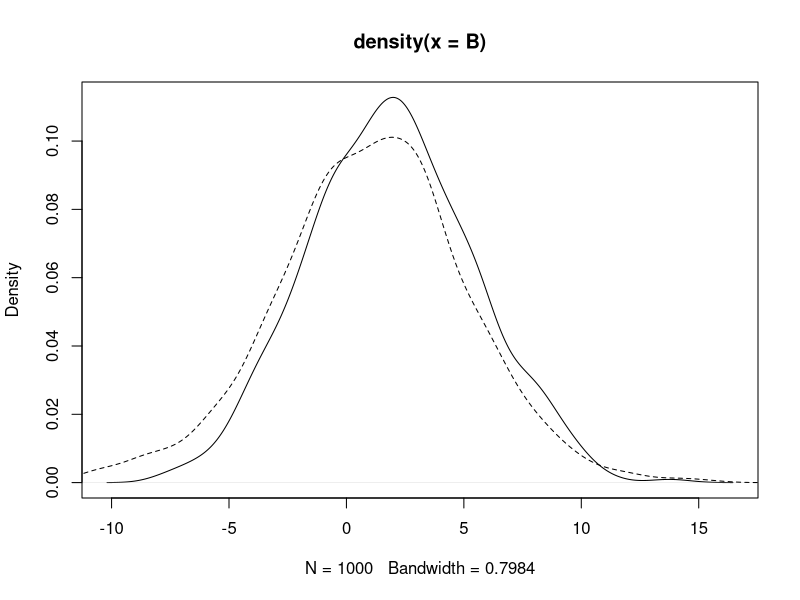

Recreate this plot in R.
dg.test <- function(par, A.mu, A.sig, B.mu, B.sig, nsims=10000){
  A <- rnorm(nsims, mean=A.mu, sd=A.sig)
  B <- rnorm(nsims, mean=B.mu, sd=B.sig)
  
  Dg.shape <- exp(par[1])
  Dg.rate <- exp(par[2])
  
  D <- rgamma(nsims, shape=Dg.shape, rate=Dg.rate)
  
  B.pred <- A + D
  
  mse <- mean((B.pred - B)^2)
  return(mse)
}


d.test <- function(par, A.mu, A.sig, B.mu, B.sig, nsims=10000){
  A <- rnorm(nsims, mean=A.mu, sd=A.sig)
  B <- rnorm(nsims, mean=B.mu, sd=B.sig)
  
  D.mu <- par[1]
  D.sig <- exp(par[2])
  
  D <- rlnorm(nsims, meanlog=D.mu, sdlog=D.sig)
  
  B.pred <- A + D
  
  mse <- mean((B.pred - B)^2)
  return(mse)
}

d.test(par=c(3, 1), 1, 1, 2, 1)
d.test(par=c(0, -50), 1, 1, 2, 1)

A.mu <- 1
A.sig <- 4
B.mu <- 2
B.sig <- 3.5



optim.out <- optim(par=c(log(B.mu - A.mu), 0), d.test, A.mu=A.mu, A.sig=A.sig, B.mu=B.mu, B.sig=B.sig,
                     method="BFGS", hessian=T, control=list(trace=5))

A <- rnorm(1000, A.mu, A.sig)
B <- rnorm(1000, B.mu, B.sig)
B.pred <- A + rlnorm(1000, optim.out$par[1], exp(optim.out$par[2]))
plot(density(B))
lines(density(B.pred), lty="dashed")
length(which(A>B))
length(which(A>B.pred))


optim.out <- optim(par=c(0, 0), dg.test, A.mu=A.mu, A.sig=A.sig, B.mu=B.mu, B.sig=B.sig,
                     method="BFGS", hessian=T, control=list(trace=5))

